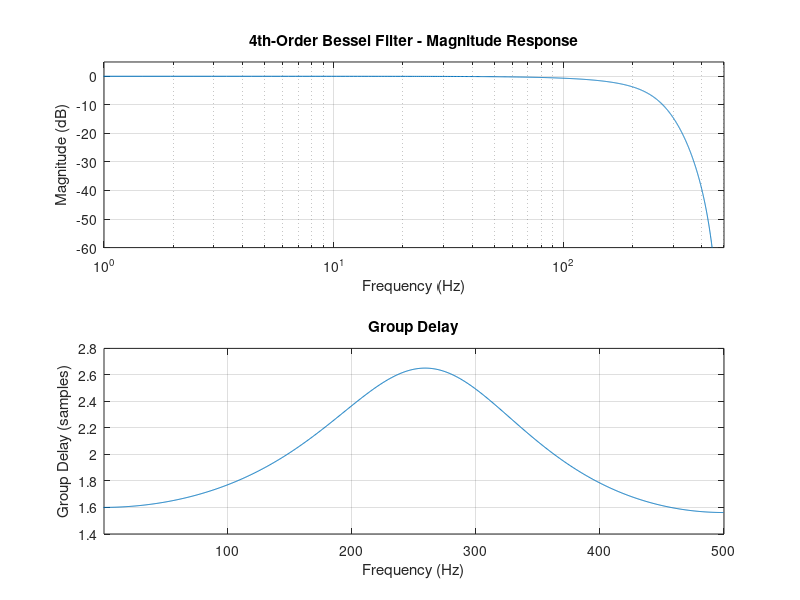

The MATLAB script that drew this image:
% 4th-order Bessel filter at 250Hz cutoff
pkg load signal

% Filter parameters
order = 4;
cutoff_freq = 250; % Hz
sampling_freq = 1000; % Hz (must be > 2*cutoff)
nyquist_freq = sampling_freq / 2;
normalized_cutoff = cutoff_freq / nyquist_freq;

% Design digital Bessel filter
% Bessel filters are known for maximally flat group delay (linear phase).
[b, a] = besself(order, normalized_cutoff, 'low', 'z');

% Frequency response
[h, w] = freqz(b, a, 1024, sampling_freq);
[g, wg] = grpdelay(b, a, 1024, sampling_freq);

% Plot magnitude response
figure;
subplot(2,1,1);
semilogx(w, 20*log10(abs(h)));
title('4th-Order Bessel Filter - Magnitude Response');
xlabel('Frequency (Hz)');
ylabel('Magnitude (dB)');
grid on;
xlim([1 500]);
ylim([-60 5]);

% Plot group delay
subplot(2,1,2);
plot(wg, g);
title('Group Delay');
xlabel('Frequency (Hz)');
ylabel('Group Delay (samples)');
grid on;
xlim([1 500]);
